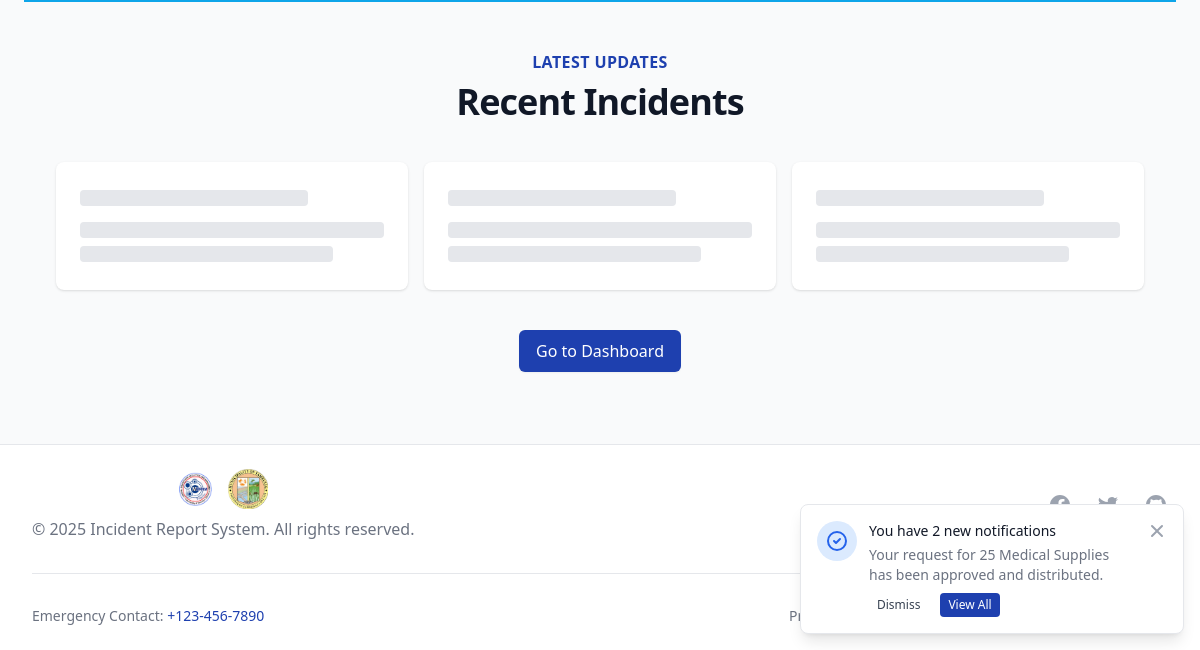
/ (signed in, lower part), run on an earlier commit of the app's database.
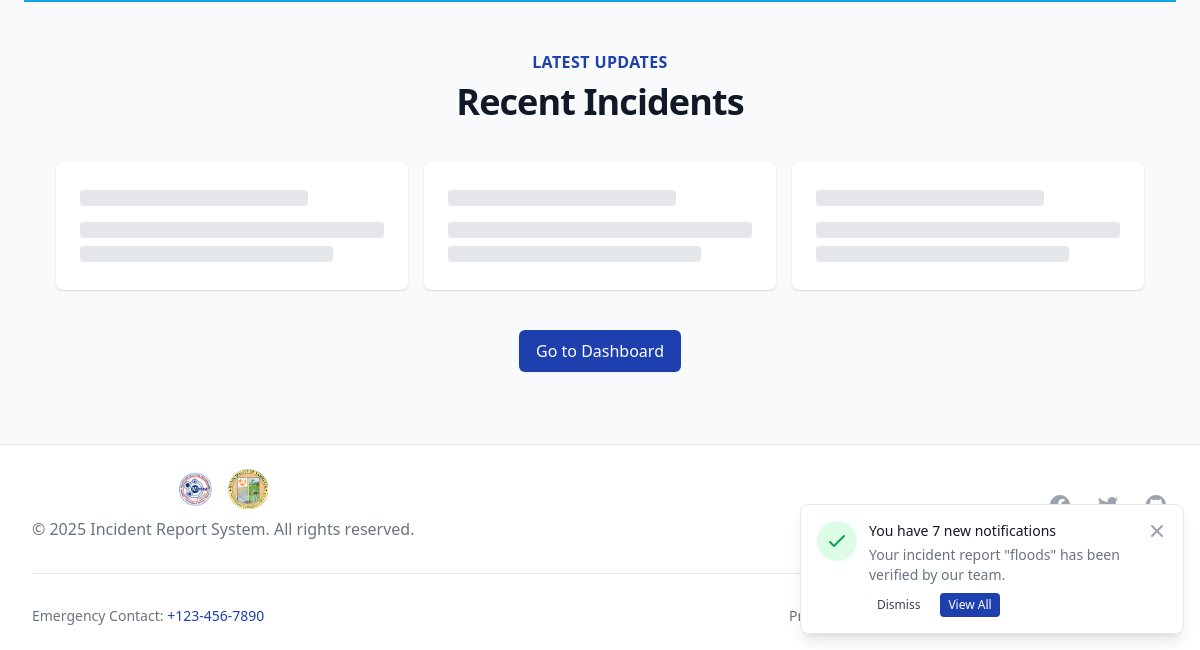
And on a later commit of the database.
### disaster_aid/models.py (models this page shows, shortened)
class UserNotification(models.Model):
    NOTIFICATION_TYPES = (
        ('incident_verified', 'Incident Verified'),
        ('incident_denied', 'Incident Denied'),
        ('resource_approved', 'Resource Request Approved'),
        ('resource_fulfilled', 'Resource Request Fulfilled'),
    )
    user = models.ForeignKey(User, on_delete=models.CASCADE, related_name='notifications')
    notification_type = models.CharField(max_length=50, choices=NOTIFICATION_TYPES)
    title = models.CharField(max_length=255)
    message = models.TextField()
    incident = models.ForeignKey(IncidentReport, on_delete=models.CASCADE, null=True, blank=True)
    created_at = models.DateTimeField(default=timezone.now)
    is_read = models.BooleanField(default=False)
    class Meta:
        ordering = ['-created_at']

### disaster_aid/views.py (the view)
# urls.py: path('', home, name='home'),
def home(request):
    if request.user.is_authenticated and request.user.is_staff:
        return redirect('admin_dashboard')
    recent_incidents = IncidentReport.objects.filter(is_verified=True).order_by('-date_reported')[:3]
    disaster_types = DisasterType.objects.all()
    context = {
        'recent_incidents': recent_incidents,
        'disaster_types': disaster_types,
    }
    return render(request, 'home.html', context)

### templates/home.html
{% extends 'landing_page.html' %}

### templates/components/notification_toast.html (shortened to what this page needs)
{% if user.is_authenticated and has_user_notifications %}
<div x-data="{ show: true }"
     x-init="setTimeout(() => show = false, 8000)"
     x-show="show"
     x-transition:enter="transform ease-out duration-300 transition"
     x-transition:enter-start="translate-y-2 opacity-0 sm:translate-y-0 sm:translate-x-2"
     x-transition:enter-end="translate-y-0 opacity-100 sm:translate-x-0"
     x-transition:leave="transition ease-in duration-100"
     x-transition:leave-start="opacity-100"
     x-transition:leave-end="opacity-0"
     class="fixed bottom-0 right-0 mb-4 mr-4 w-full max-w-sm bg-white border border-gray-200 rounded-lg shadow-lg overflow-hidden z-50">
    <div class="p-4">
        <div class="flex items-start">
            <div class="flex-shrink-0">
                {% with first_notification=user_notifications.0 %}
                {% if first_notification.notification_type == 'incident_verified' %}
                <span class="inline-flex items-center justify-center h-10 w-10 rounded-full bg-green-100">
                    <svg class="h-6 w-6 text-green-600" xmlns="http://www.w3.org/2000/svg" fill="none" viewBox="0 0 24 24" stroke="currentColor">
                        <path stroke-linecap="round" stroke-linejoin="round" stroke-width="2" d="M5 13l4 4L19 7" />
                    </svg>
                </span>
                {% elif first_notification.notification_type == 'resource_approved' %}
                <span class="inline-flex items-center justify-center h-10 w-10 rounded-full bg-blue-100">
                    <svg class="h-6 w-6 text-blue-600" xmlns="http://www.w3.org/2000/svg" fill="none" viewBox="0 0 24 24" stroke="currentColor">
                        <path stroke-linecap="round" stroke-linejoin="round" stroke-width="2" d="M9 12l2 2 4-4m6 2a9 9 0 11-18 0 9 9 0 0118 0z" />
                    </svg>
                </span>
                {% endif %}
                {% endwith %}
            </div>
            <div class="ml-3 w-0 flex-1">
                <p class="text-sm font-medium text-gray-900">
                    You have {{ unread_user_notifications_count }} new notification{{ unread_user_notifications_count|pluralize }}
                </p>
                <p class="mt-1 text-sm text-gray-500">
                    {% with first_notification=user_notifications.0 %}
                    {{ first_notification.message|truncatechars:80 }}
                    {% endwith %}
                </p>
                <div class="mt-2 flex space-x-3">
                    <button @click="show = false" class="bg-white text-gray-700 px-2 py-1 rounded text-xs font-medium hover:bg-gray-50 focus:outline-none focus:ring-2 focus:ring-offset-2 focus:ring-primary">
                        Dismiss
                    </button>
                    <button @click="document.querySelector('.user-notification-button').click(); show = false" class="bg-primary text-white px-2 py-1 rounded text-xs font-medium hover:bg-blue-700 focus:outline-none focus:ring-2 focus:ring-offset-2 focus:ring-primary">
                        View All
                    </button>
                </div>
            </div>
            <div class="ml-4 flex-shrink-0 flex">
                <button @click="show = false" class="bg-white rounded-md inline-flex text-gray-400 hover:text-gray-500 focus:outline-none focus:ring-2 focus:ring-offset-2 focus:ring-primary">
                </button>
            </div>
        </div>
    </div>
</div>
{% endif %}

What changed in the data, as far as the page shows it:
no longer on this page (row unchanged): UserNotification: message "Your request for 25 Medical Supplies has been approved and distributed."
added UserNotification: message "Your incident report \"floods\" has been verified by our team."
Also different on the page:
{{ unread_user_notifications_count }}: "2" → "7"
